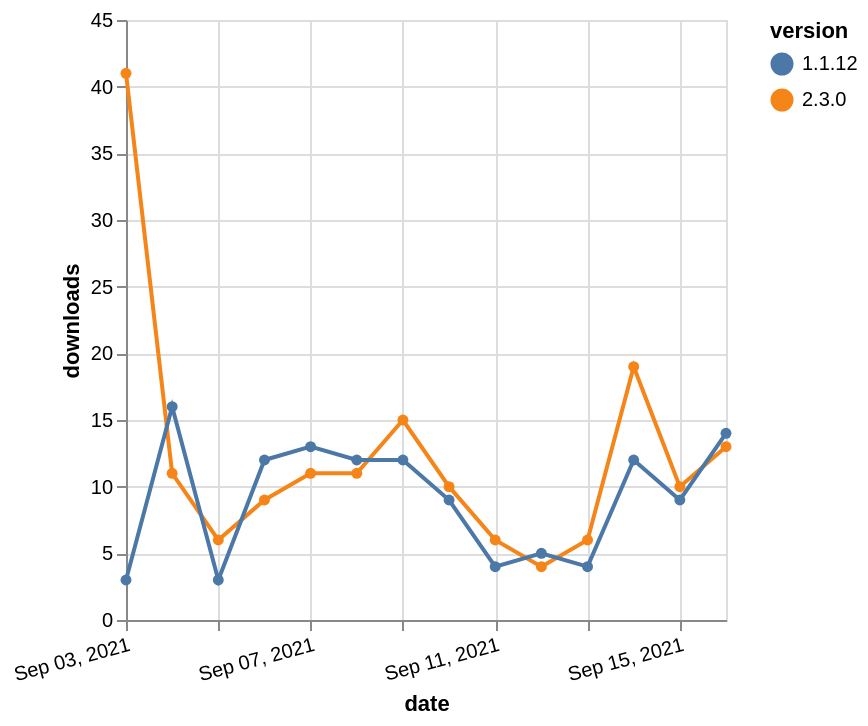

Vega-Lite specification stored for this chart:
### Vega-Lite specification from a JSON file in a GitHub repository (floating-point values rounded to 4 significant figures)
{"$schema": "https://vega.github.io/schema/vega-lite/v5.json", "description": "A simple bar chart with embedded data.", "data": {"values": [{"date": "2021-09-03", "total": 6664, "delta": 41, "version": "2.3.0"}, {"date": "2021-09-04", "total": 6675, "delta": 11, "version": "2.3.0"}, {"date": "2021-09-05", "total": 6681, "delta": 6, "version": "2.3.0"}, {"date": "2021-09-06", "total": 6690, "delta": 9, "version": "2.3.0"}, {"date": "2021-09-07", "total": 6701, "delta": 11, "version": "2.3.0"}, {"date": "2021-09-08", "total": 6712, "delta": 11, "version": "2.3.0"}, {"date": "2021-09-09", "total": 6727, "delta": 15, "version": "2.3.0"}, {"date": "2021-09-10", "total": 6737, "delta": 10, "version": "2.3.0"}, {"date": "2021-09-11", "total": 6743, "delta": 6, "version": "2.3.0"}, {"date": "2021-09-12", "total": 6747, "delta": 4, "version": "2.3.0"}, {"date": "2021-09-13", "total": 6753, "delta": 6, "version": "2.3.0"}, {"date": "2021-09-14", "total": 6772, "delta": 19, "version": "2.3.0"}, {"date": "2021-09-15", "total": 6782, "delta": 10, "version": "2.3.0"}, {"date": "2021-09-16", "total": 6795, "delta": 13, "version": "2.3.0"}, {"date": "2021-09-03", "total": 6730, "delta": 3, "version": "1.1.12"}, {"date": "2021-09-04", "total": 6746, "delta": 16, "version": "1.1.12"}, {"date": "2021-09-05", "total": 6749, "delta": 3, "version": "1.1.12"}, {"date": "2021-09-06", "total": 6761, "delta": 12, "version": "1.1.12"}, {"date": "2021-09-07", "total": 6774, "delta": 13, "version": "1.1.12"}, {"date": "2021-09-08", "total": 6786, "delta": 12, "version": "1.1.12"}, {"date": "2021-09-09", "total": 6798, "delta": 12, "version": "1.1.12"}, {"date": "2021-09-10", "total": 6807, "delta": 9, "version": "1.1.12"}, {"date": "2021-09-11", "total": 6811, "delta": 4, "version": "1.1.12"}, {"date": "2021-09-12", "total": 6816, "delta": 5, "version": "1.1.12"}, {"date": "2021-09-13", "total": 6820, "delta": 4, "version": "1.1.12"}, {"date": "2021-09-14", "total": 6832, "delta": 12, "version": "1.1.12"}, {"date": "2021-09-15", "total": 6841, "delta": 9, "version": "1.1.12"}, {"date": "2021-09-16", "total": 6855, "delta": 14, "version": "1.1.12"}]}, "width": "container", "mark": {"type": "line", "point": {"filled": true}}, "encoding": {"x": {"field": "date", "type": "temporal", "timeUnit": "yearmonthdate", "title": "date", "axis": {"labelAngle": -15}}, "y": {"field": "delta", "type": "quantitative", "title": "downloads"}, "color": {"field": "version", "type": "nominal"}, "tooltip": {"field": "delta"}}}
